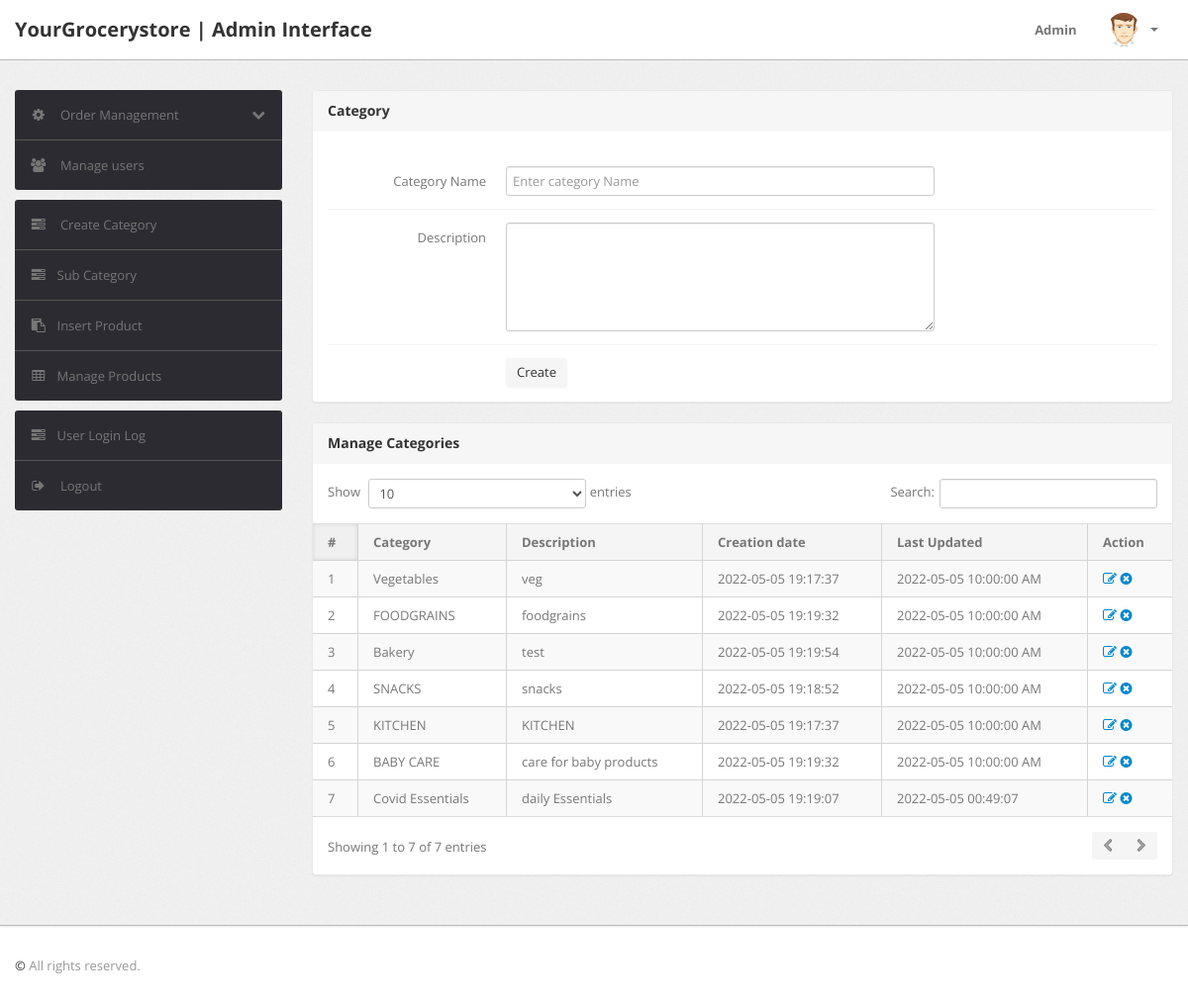
The app's page /shopping/admin/category.php (signed in) with its own data.
### tables this page shows
CREATE TABLE `category` (
  `id` int(11) NOT NULL,
  `categoryName` varchar(255) DEFAULT NULL,
  `categoryDescription` longtext DEFAULT NULL,
  `creationDate` timestamp NOT NULL DEFAULT current_timestamp(),
  `updationDate` varchar(255) DEFAULT NULL
);

### shopping/admin/category.php (the view, shortened to what this page needs)
<?php
include('include/config.php');
if(strlen($_SESSION['alogin'])==0)
	{
header('location:index.php');
}
else{
?>
<!DOCTYPE html>
<html lang="en">
<head>
	<link type="text/css" href="bootstrap/css/bootstrap.min.css" rel="stylesheet">
	<link type="text/css" href="bootstrap/css/bootstrap-responsive.min.css" rel="stylesheet">
	<link type="text/css" href="css/theme.css" rel="stylesheet">
	<link type="text/css" href="images/icons/css/font-awesome.css" rel="stylesheet">
</head>
<body>
<?php include('include/header.php');?>
	<div class="wrapper">
		<div class="container">
			<div class="row">
<?php include('include/sidebar.php');?>
			<div class="span9">
					<div class="content">
						<div class="module">
							<div class="module-head">
								<h3>Category</h3>
							</div>
							<div class="module-body">
									<br />
			<form class="form-horizontal row-fluid" name="Category" method="post" >
<div class="control-group">
<label class="control-label" for="basicinput">Category Name</label>
<div class="controls">
<input type="text" placeholder="Enter category Name"  name="category" class="span8 tip" required>
</div>
</div>
<div class="control-group">
											<label class="control-label" for="basicinput">Description</label>
											<div class="controls">
												<textarea class="span8" name="description" rows="5"></textarea>
											</div>
										</div>
	<div class="control-group">
											<div class="controls">
												<button type="submit" name="submit" class="btn">Create</button>
											</div>
										</div>
									</form>
							</div>
						</div>
	<div class="module">
							<div class="module-head">
								<h3>Manage Categories</h3>
							</div>
							<div class="module-body table">
								<table cellpadding="0" cellspacing="0" border="0" class="datatable-1 table table-bordered table-striped	 display" width="100%">
									<thead>
										<tr>
											<th>#</th>
											<th>Category</th>
											<th>Description</th>
											<th>Creation date</th>
											<th>Last Updated</th>
											<th>Action</th>
										</tr>
									</thead>
									<tbody>
<?php $query=mysqli_query($con,"select * from category");
$cnt=1;
while($row=mysqli_fetch_array($query))
{
?>
										<tr>
											<td><?php echo htmlentities($cnt);?></td>
											<td><?php echo htmlentities($row['categoryName']);?></td>
											<td><?php echo htmlentities($row['categoryDescription']);?></td>
											<td> <?php echo htmlentities($row['creationDate']);?></td>
											<td><?php echo htmlentities($row['updationDate']);?></td>
											<td>
											<a href="edit-category.php?id=<?php echo $row['id']?>" ><i class="icon-edit"></i></a>
											<a href="category.php?id=<?php echo $row['id']?>&del=delete" onClick="return confirm('Are you sure you want to delete?')"><i class="icon-remove-sign"></i></a></td>
										</tr>
										<?php $cnt=$cnt+1; } ?>
								</table>
							</div>
						</div>
					</div>
				</div>
			</div>
		</div>
	</div>
<?php include('include/footer.php');?>
</body>
<?php } ?>

### records on screen
category: categoryName "Vegetables", categoryDescription "veg", creationDate "2022-05-05 19:17:37", updationDate "2022-05-05 10:00:00 AM"
category: categoryName "FOODGRAINS", categoryDescription "foodgrains", creationDate "2022-05-05 19:19:32", updationDate "2022-05-05 10:00:00 AM"
category: categoryName "Bakery", categoryDescription "test", creationDate "2022-05-05 19:19:54", updationDate "2022-05-05 10:00:00 AM"
category: categoryName "SNACKS", categoryDescription "snacks", creationDate "2022-05-05 19:18:52", updationDate "2022-05-05 10:00:00 AM"
category: categoryName "KITCHEN", categoryDescription "KITCHEN", creationDate "2022-05-05 19:17:37", updationDate "2022-05-05 10:00:00 AM"
category: categoryName "BABY CARE", categoryDescription "care for baby products", creationDate "2022-05-05 19:19:32", updationDate "2022-05-05 10:00:00 AM"
category: categoryName "Covid Essentials", categoryDescription "daily Essentials", creationDate "2022-05-05 19:19:07", updationDate "2022-05-05 00:49:07"
